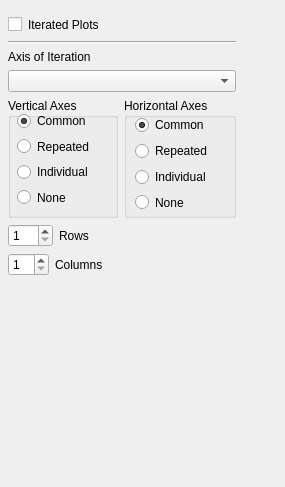
<ui version="4.0" >
 <class>IterateTab</class>
 <widget class="QWidget" name="IterateTab" >
  <property name="geometry" >
   <rect>
    <x>0</x>
    <y>0</y>
    <width>285</width>
    <height>487</height>
   </rect>
  </property>
  <property name="windowTitle" >
   <string>Form</string>
  </property>
  <widget class="QWidget" name="layoutWidget" >
   <property name="geometry" >
    <rect>
     <x>8</x>
     <y>15</y>
     <width>228</width>
     <height>451</height>
    </rect>
   </property>
   <layout class="QVBoxLayout" >
    <item>
     <layout class="QHBoxLayout" >
      <item>
       <widget class="QCheckBox" name="enableIterationChk" >
        <property name="toolTip" >
         <string>&lt;html>&lt;head>&lt;meta name="qrichtext" content="1" />&lt;style type="text/css">
p, li { white-space: pre-wrap; }
&lt;/style>&lt;/head>&lt;body style=" font-family:'Sans Serif'; font-size:9pt; font-weight:400; font-style:normal;">
&lt;p style=" margin-top:0px; margin-bottom:0px; margin-left:0px; margin-right:0px; -qt-block-indent:0; text-indent:0px;">Draw many plots according to some index e.g. one plot per antenna&lt;/p>&lt;/body>&lt;/html></string>
        </property>
        <property name="text" >
         <string/>
        </property>
       </widget>
      </item>
      <item>
       <widget class="QLabel" name="enableIterationLabel" >
        <property name="text" >
         <string>Iterated Plots</string>
        </property>
       </widget>
      </item>
      <item>
       <spacer>
        <property name="orientation" >
         <enum>Qt::Horizontal</enum>
        </property>
        <property name="sizeHint" >
         <size>
          <width>40</width>
          <height>20</height>
         </size>
        </property>
       </spacer>
      </item>
     </layout>
    </item>
    <item>
     <widget class="Line" name="line" >
      <property name="orientation" >
       <enum>Qt::Horizontal</enum>
      </property>
     </widget>
    </item>
    <item>
     <widget class="QLabel" name="iterationAxisChooserLabel" >
      <property name="text" >
       <string>Axis of Iteration</string>
      </property>
     </widget>
    </item>
    <item>
     <widget class="QComboBox" name="iterationAxisChooser" >
      <property name="toolTip" >
       <string>&lt;html>&lt;head>&lt;meta name="qrichtext" content="1" />&lt;style type="text/css">
p, li { white-space: pre-wrap; }
&lt;/style>&lt;/head>&lt;body style=" font-family:'Sans Serif'; font-size:9pt; font-weight:400; font-style:normal;">
&lt;p style=" margin-top:0px; margin-bottom:0px; margin-left:0px; margin-right:0px; -qt-block-indent:0; text-indent:0px;">Choose what quantity will vary from plot to plot&lt;/p>&lt;/body>&lt;/html></string>
      </property>
     </widget>
    </item>
    <item>
     <layout class="QHBoxLayout" >
      <item>
       <widget class="QGroupBox" name="VertAxisSharingGroup" >
        <property name="enabled" >
         <bool>true</bool>
        </property>
        <property name="minimumSize" >
         <size>
          <width>0</width>
          <height>120</height>
         </size>
        </property>
        <property name="toolTip" >
         <string>&lt;html>&lt;head>&lt;meta name="qrichtext" content="1" />&lt;style type="text/css">
p, li { white-space: pre-wrap; }
&lt;/style>&lt;/head>&lt;body style=" font-family:'Sans Serif'; font-size:9pt; font-weight:400; font-style:normal;">
&lt;p style=" margin-top:0px; margin-bottom:0px; margin-left:0px; margin-right:0px; -qt-block-indent:0; text-indent:0px;">Where to draw vertical axis tic marks - once on  the left for whole row, for each plot, ...&lt;/p>&lt;/body>&lt;/html></string>
        </property>
        <property name="title" >
         <string>Vertical Axes</string>
        </property>
        <widget class="QWidget" name="layoutWidget" >
         <property name="geometry" >
          <rect>
           <x>5</x>
           <y>13</y>
           <width>126</width>
           <height>100</height>
          </rect>
         </property>
         <layout class="QVBoxLayout" >
          <property name="leftMargin" >
           <number>4</number>
          </property>
          <property name="bottomMargin" >
           <number>4</number>
          </property>
          <item>
           <widget class="QRadioButton" name="VertAxisRadio_common" >
            <property name="text" >
             <string>Common</string>
            </property>
            <property name="checked" >
             <bool>true</bool>
            </property>
            <property name="autoRepeat" >
             <bool>false</bool>
            </property>
           </widget>
          </item>
          <item>
           <widget class="QRadioButton" name="VertAxisRadio_repeat" >
            <property name="text" >
             <string>Repeated</string>
            </property>
           </widget>
          </item>
          <item>
           <widget class="QRadioButton" name="VertAxisRadio_indiv" >
            <property name="text" >
             <string>Individual</string>
            </property>
           </widget>
          </item>
          <item>
           <widget class="QRadioButton" name="VertAxisRadio_none" >
            <property name="text" >
             <string>None</string>
            </property>
           </widget>
          </item>
         </layout>
        </widget>
       </widget>
      </item>
      <item>
       <widget class="QGroupBox" name="HorizAxisSharingGroup" >
        <property name="toolTip" >
         <string>&lt;html>&lt;head>&lt;meta name="qrichtext" content="1" />&lt;style type="text/css">
p, li { white-space: pre-wrap; }
&lt;/style>&lt;/head>&lt;body style=" font-family:'Sans Serif'; font-size:9pt; font-weight:400; font-style:normal;">
&lt;p style=" margin-top:0px; margin-bottom:0px; margin-left:0px; margin-right:0px; -qt-block-indent:0; text-indent:0px;">Where to draw horizontal axis tic marks - once on  the left for whole row, for each plot, ...&lt;/p>&lt;/body>&lt;/html></string>
        </property>
        <property name="title" >
         <string>Horizontal Axes</string>
        </property>
        <widget class="QWidget" name="layoutWidget" >
         <property name="geometry" >
          <rect>
           <x>11</x>
           <y>17</y>
           <width>126</width>
           <height>97</height>
          </rect>
         </property>
         <layout class="QVBoxLayout" >
          <item>
           <widget class="QRadioButton" name="HorizAxisRadio_common" >
            <property name="text" >
             <string>Common</string>
            </property>
            <property name="checked" >
             <bool>true</bool>
            </property>
            <property name="autoRepeat" >
             <bool>false</bool>
            </property>
           </widget>
          </item>
          <item>
           <widget class="QRadioButton" name="HorizAxisRadio_repeat" >
            <property name="text" >
             <string>Repeated</string>
            </property>
           </widget>
          </item>
          <item>
           <widget class="QRadioButton" name="HorizAxisRadio_indiv" >
            <property name="text" >
             <string>Individual</string>
            </property>
           </widget>
          </item>
          <item>
           <widget class="QRadioButton" name="HorizAxisRadio_none" >
            <property name="text" >
             <string>None</string>
            </property>
           </widget>
          </item>
         </layout>
        </widget>
       </widget>
      </item>
     </layout>
    </item>
    <item>
     <layout class="QHBoxLayout" >
      <item>
       <layout class="QVBoxLayout" >
        <item>
         <layout class="QHBoxLayout" >
          <item>
           <widget class="QSpinBox" name="nRowsSpinBox" >
            <property name="toolTip" >
             <string>&lt;html>&lt;head>&lt;meta name="qrichtext" content="1" />&lt;style type="text/css">
p, li { white-space: pre-wrap; }
&lt;/style>&lt;/head>&lt;body style=" font-family:'Sans Serif'; font-size:9pt; font-weight:400; font-style:normal;">
&lt;p style=" margin-top:0px; margin-bottom:0px; margin-left:0px; margin-right:0px; -qt-block-indent:0; text-indent:0px;">How many rows of plots to squeeze on each page?&lt;/p>&lt;/body>&lt;/html></string>
            </property>
            <property name="minimum" >
             <number>1</number>
            </property>
            <property name="maximum" >
             <number>30</number>
            </property>
            <property name="value" >
             <number>1</number>
            </property>
           </widget>
          </item>
          <item>
           <widget class="QLabel" name="rowsLabel" >
            <property name="text" >
             <string>Rows</string>
            </property>
           </widget>
          </item>
         </layout>
        </item>
        <item>
         <layout class="QHBoxLayout" >
          <item>
           <widget class="QSpinBox" name="nColsSpinBox" >
            <property name="toolTip" >
             <string>&lt;html>&lt;head>&lt;meta name="qrichtext" content="1" />&lt;style type="text/css">
p, li { white-space: pre-wrap; }
&lt;/style>&lt;/head>&lt;body style=" font-family:'Sans Serif'; font-size:9pt; font-weight:400; font-style:normal;">
&lt;p style=" margin-top:0px; margin-bottom:0px; margin-left:0px; margin-right:0px; -qt-block-indent:0; text-indent:0px;">How many columns of plots to squeeze onto each page?&lt;/p>&lt;/body>&lt;/html></string>
            </property>
            <property name="minimum" >
             <number>1</number>
            </property>
            <property name="maximum" >
             <number>30</number>
            </property>
            <property name="value" >
             <number>1</number>
            </property>
           </widget>
          </item>
          <item>
           <widget class="QLabel" name="columnsLabel" >
            <property name="text" >
             <string>Columns</string>
            </property>
           </widget>
          </item>
         </layout>
        </item>
       </layout>
      </item>
      <item>
       <spacer>
        <property name="orientation" >
         <enum>Qt::Horizontal</enum>
        </property>
        <property name="sizeHint" >
         <size>
          <width>40</width>
          <height>20</height>
         </size>
        </property>
       </spacer>
      </item>
     </layout>
    </item>
    <item>
     <spacer>
      <property name="orientation" >
       <enum>Qt::Vertical</enum>
      </property>
      <property name="sizeHint" >
       <size>
        <width>20</width>
        <height>16</height>
       </size>
      </property>
     </spacer>
    </item>
   </layout>
  </widget>
 </widget>
 <resources/>
 <connections/>
</ui>
